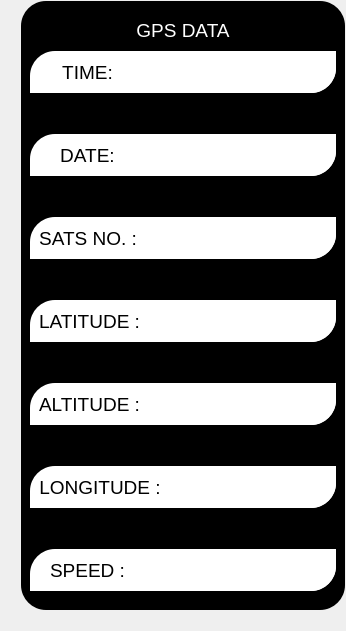
            <widget class="QWidget" name="GPS_page">
             <layout class="QHBoxLayout" name="horizontalLayout_84" stretch="4,1">
              <property name="spacing">
               <number>20</number>
              </property>
              <property name="leftMargin">
               <number>0</number>
              </property>
              <property name="topMargin">
               <number>0</number>
              </property>
              <property name="rightMargin">
               <number>0</number>
              </property>
              <property name="bottomMargin">
               <number>20</number>
              </property>
              <item>
               <widget class="QFrame" name="gpsmaps_2">
                <property name="styleSheet">
                 <string notr="true">background-color:black;
border-radius:15px;
</string>
                </property>
                <property name="frameShape">
                 <enum>QFrame::StyledPanel</enum>
                </property>
                <property name="frameShadow">
                 <enum>QFrame::Raised</enum>
                </property>
               </widget>
              </item>
              <item>
               <widget class="QFrame" name="frame_213">
                <property name="styleSheet">
                 <string notr="true">background:transparent;</string>
                </property>
                <property name="frameShape">
                 <enum>QFrame::StyledPanel</enum>
                </property>
                <property name="frameShadow">
                 <enum>QFrame::Raised</enum>
                </property>
                <layout class="QVBoxLayout" name="verticalLayout_105" stretch="1,10,1">
                 <property name="spacing">
                  <number>0</number>
                 </property>
                 <property name="leftMargin">
                  <number>0</number>
                 </property>
                 <property name="topMargin">
                  <number>0</number>
                 </property>
                 <property name="rightMargin">
                  <number>0</number>
                 </property>
                 <property name="bottomMargin">
                  <number>0</number>
                 </property>
                 <item>
                  <widget class="QFrame" name="frame_214">
                   <property name="frameShape">
                    <enum>QFrame::StyledPanel</enum>
                   </property>
                   <property name="frameShadow">
                    <enum>QFrame::Raised</enum>
                   </property>
                  </widget>
                 </item>
                 <item>
                  <widget class="QFrame" name="RKT_model_panel_4">
                   <property name="styleSheet">
                    <string notr="true">background:black;
border-top-left-radius:25px;
border-bottom-left-radius:25px;
border-bottom-right-radius:25px;
border-top-right-radius:25px;</string>
                   </property>
                   <property name="frameShape">
                    <enum>QFrame::StyledPanel</enum>
                   </property>
                   <property name="frameShadow">
                    <enum>QFrame::Raised</enum>
                   </property>
                   <layout class="QVBoxLayout" name="verticalLayout_116" stretch="0,1">
                    <property name="spacing">
                     <number>0</number>
                    </property>
                    <property name="leftMargin">
                     <number>0</number>
                    </property>
                    <property name="topMargin">
                     <number>18</number>
                    </property>
                    <property name="rightMargin">
                     <number>0</number>
                    </property>
                    <property name="bottomMargin">
                     <number>10</number>
                    </property>
                    <item>
                     <widget class="QLabel" name="label_31">
                      <property name="font">
                       <font>
                        <pointsize>14</pointsize>
                       </font>
                      </property>
                      <property name="styleSheet">
                       <string notr="true">background:transparent;
color:white;</string>
                      </property>
                      <property name="text">
                       <string>GPS DATA</string>
                      </property>
                      <property name="alignment">
                       <set>Qt::AlignCenter</set>
                      </property>
                     </widget>
                    </item>
                    <item>
                     <widget class="QFrame" name="frame_237">
                      <property name="frameShape">
                       <enum>QFrame::StyledPanel</enum>
                      </property>
                      <property name="frameShadow">
                       <enum>QFrame::Raised</enum>
                      </property>
                      <layout class="QVBoxLayout" name="verticalLayout_118">
                       <property name="spacing">
                        <number>41</number>
                       </property>
                       <property name="topMargin">
                        <number>9</number>
                       </property>
                       <item>
                        <widget class="QFrame" name="frame_238">
                         <property name="minimumSize">
                          <size>
                           <width>168</width>
                           <height>42</height>
                          </size>
                         </property>
                         <property name="styleSheet">
                          <string notr="true">background:white;
border-top-left-radius:25px;
border-bottom-left-radius:0px;
border-bottom-right-radius:25px;
border-top-right-radius:0px;</string>
                         </property>
                         <property name="frameShape">
                          <enum>QFrame::StyledPanel</enum>
                         </property>
                         <property name="frameShadow">
                          <enum>QFrame::Raised</enum>
                         </property>
                         <layout class="QHBoxLayout" name="horizontalLayout_32" stretch="1,2">
                          <property name="leftMargin">
                           <number>9</number>
                          </property>
                          <property name="topMargin">
                           <number>0</number>
                          </property>
                          <property name="rightMargin">
                           <number>0</number>
                          </property>
                          <property name="bottomMargin">
                           <number>0</number>
                          </property>
                          <item>
                           <widget class="QLabel" name="label_2">
                            <property name="font">
                             <font>
                              <pointsize>14</pointsize>
                             </font>
                            </property>
                            <property name="styleSheet">
                             <string notr="true">color:black;
background:transparent;</string>
                            </property>
                            <property name="text">
                             <string>TIME:</string>
                            </property>
                            <property name="alignment">
                             <set>Qt::AlignCenter</set>
                            </property>
                           </widget>
                          </item>
                          <item>
                           <widget class="QFrame" name="frame_67">
                            <property name="frameShape">
                             <enum>QFrame::StyledPanel</enum>
                            </property>
                            <property name="frameShadow">
                             <enum>QFrame::Raised</enum>
                            </property>
                           </widget>
                          </item>
                         </layout>
                        </widget>
                       </item>
                       <item>
                        <widget class="QFrame" name="frame_239">
                         <property name="minimumSize">
                          <size>
                           <width>168</width>
                           <height>42</height>
                          </size>
                         </property>
                         <property name="styleSheet">
                          <string notr="true">background:white;
border-top-left-radius:25px;
border-bottom-left-radius:0px;
border-bottom-right-radius:25px;
border-top-right-radius:0px;</string>
                         </property>
                         <property name="frameShape">
                          <enum>QFrame::StyledPanel</enum>
                         </property>
                         <property name="frameShadow">
                          <enum>QFrame::Raised</enum>
                         </property>
                         <layout class="QHBoxLayout" name="horizontalLayout_33" stretch="1,2">
                          <property name="topMargin">
                           <number>0</number>
                          </property>
                          <property name="rightMargin">
                           <number>0</number>
                          </property>
                          <property name="bottomMargin">
                           <number>0</number>
                          </property>
                          <item>
                           <widget class="QLabel" name="label_4">
                            <property name="font">
                             <font>
                              <pointsize>14</pointsize>
                             </font>
                            </property>
                            <property name="styleSheet">
                             <string notr="true">color:black;
background:transparent;</string>
                            </property>
                            <property name="text">
                             <string>DATE:</string>
                            </property>
                            <property name="alignment">
                             <set>Qt::AlignCenter</set>
                            </property>
                           </widget>
                          </item>
                          <item>
                           <widget class="QFrame" name="frame_75">
                            <property name="frameShape">
                             <enum>QFrame::StyledPanel</enum>
                            </property>
                            <property name="frameShadow">
                             <enum>QFrame::Raised</enum>
                            </property>
                           </widget>
                          </item>
                         </layout>
                        </widget>
                       </item>
                       <item>
                        <widget class="QFrame" name="frame_240">
                         <property name="minimumSize">
                          <size>
                           <width>168</width>
                           <height>42</height>
                          </size>
                         </property>
                         <property name="styleSheet">
                          <string notr="true">background:white;
border-top-left-radius:25px;
border-bottom-left-radius:0px;
border-bottom-right-radius:25px;
border-top-right-radius:0px;</string>
                         </property>
                         <property name="frameShape">
                          <enum>QFrame::StyledPanel</enum>
                         </property>
                         <property name="frameShadow">
                          <enum>QFrame::Raised</enum>
                         </property>
                         <layout class="QHBoxLayout" name="horizontalLayout_34" stretch="1,2">
                          <property name="topMargin">
                           <number>0</number>
                          </property>
                          <property name="rightMargin">
                           <number>0</number>
                          </property>
                          <property name="bottomMargin">
                           <number>0</number>
                          </property>
                          <item>
                           <widget class="QLabel" name="label_5">
                            <property name="font">
                             <font>
                              <pointsize>14</pointsize>
                             </font>
                            </property>
                            <property name="styleSheet">
                             <string notr="true">color:black;
background:transparent;</string>
                            </property>
                            <property name="text">
                             <string>SATS NO. :</string>
                            </property>
                            <property name="alignment">
                             <set>Qt::AlignCenter</set>
                            </property>
                           </widget>
                          </item>
                          <item>
                           <widget class="QFrame" name="frame_76">
                            <property name="frameShape">
                             <enum>QFrame::StyledPanel</enum>
                            </property>
                            <property name="frameShadow">
                             <enum>QFrame::Raised</enum>
                            </property>
                           </widget>
                          </item>
                         </layout>
                        </widget>
                       </item>
                       <item>
                        <widget class="QFrame" name="frame_69">
                         <property name="minimumSize">
                          <size>
                           <width>306</width>
                           <height>42</height>
                          </size>
                         </property>
                         <property name="styleSheet">
                          <string notr="true">background:white;
border-top-left-radius:25px;
border-bottom-left-radius:0px;
border-bottom-right-radius:25px;
border-top-right-radius:0px;</string>
                         </property>
                         <property name="frameShape">
                          <enum>QFrame::StyledPanel</enum>
                         </property>
                         <property name="frameShadow">
                          <enum>QFrame::Raised</enum>
                         </property>
                         <layout class="QHBoxLayout" name="horizontalLayout_36" stretch="1,2">
                          <property name="topMargin">
                           <number>0</number>
                          </property>
                          <property name="rightMargin">
                           <number>0</number>
                          </property>
                          <property name="bottomMargin">
                           <number>0</number>
                          </property>
                          <item>
                           <widget class="QLabel" name="label_6">
                            <property name="font">
                             <font>
                              <pointsize>14</pointsize>
                             </font>
                            </property>
                            <property name="styleSheet">
                             <string notr="true">color:black;
background:transparent;</string>
                            </property>
                            <property name="text">
                             <string>LATITUDE :</string>
                            </property>
                            <property name="alignment">
                             <set>Qt::AlignCenter</set>
                            </property>
                           </widget>
                          </item>
                          <item>
                           <widget class="QFrame" name="frame_77">
                            <property name="frameShape">
                             <enum>QFrame::StyledPanel</enum>
                            </property>
                            <property name="frameShadow">
                             <enum>QFrame::Raised</enum>
                            </property>
                           </widget>
                          </item>
                         </layout>
                        </widget>
                       </item>
                       <item>
                        <widget class="QFrame" name="frame_68">
                         <property name="minimumSize">
                          <size>
                           <width>306</width>
                           <height>42</height>
                          </size>
                         </property>
                         <property name="styleSheet">
                          <string notr="true">background:white;
border-top-left-radius:25px;
border-bottom-left-radius:0px;
border-bottom-right-radius:25px;
border-top-right-radius:0px;</string>
                         </property>
                         <property name="frameShape">
                          <enum>QFrame::StyledPanel</enum>
                         </property>
                         <property name="frameShadow">
                          <enum>QFrame::Raised</enum>
                         </property>
                         <layout class="QHBoxLayout" name="horizontalLayout_38" stretch="1,2">
                          <property name="topMargin">
                           <number>0</number>
                          </property>
                          <property name="rightMargin">
                           <number>0</number>
                          </property>
                          <property name="bottomMargin">
                           <number>0</number>
                          </property>
                          <item>
                           <widget class="QLabel" name="label_7">
                            <property name="font">
                             <font>
                              <pointsize>14</pointsize>
                             </font>
                            </property>
                            <property name="styleSheet">
                             <string notr="true">color:black;
background:transparent;</string>
                            </property>
                            <property name="text">
                             <string>ALTITUDE :</string>
                            </property>
                            <property name="alignment">
                             <set>Qt::AlignCenter</set>
                            </property>
                           </widget>
                          </item>
                          <item>
                           <widget class="QFrame" name="frame_78">
                            <property name="frameShape">
                             <enum>QFrame::StyledPanel</enum>
                            </property>
                            <property name="frameShadow">
                             <enum>QFrame::Raised</enum>
                            </property>
                           </widget>
                          </item>
                         </layout>
                        </widget>
                       </item>
                       <item>
                        <widget class="QFrame" name="frame_70">
                         <property name="minimumSize">
                          <size>
                           <width>306</width>
                           <height>42</height>
                          </size>
                         </property>
                         <property name="styleSheet">
                          <string notr="true">background:white;
border-top-left-radius:25px;
border-bottom-left-radius:0px;
border-bottom-right-radius:25px;
border-top-right-radius:0px;</string>
                         </property>
                         <property name="frameShape">
                          <enum>QFrame::StyledPanel</enum>
                         </property>
                         <property name="frameShadow">
                          <enum>QFrame::Raised</enum>
                         </property>
                         <layout class="QHBoxLayout" name="horizontalLayout_39" stretch="1,2">
                          <property name="topMargin">
                           <number>0</number>
                          </property>
                          <property name="rightMargin">
                           <number>0</number>
                          </property>
                          <property name="bottomMargin">
                           <number>0</number>
                          </property>
                          <item>
                           <widget class="QLabel" name="label_8">
                            <property name="font">
                             <font>
                              <pointsize>14</pointsize>
                             </font>
                            </property>
                            <property name="styleSheet">
                             <string notr="true">color:black;
background:transparent;</string>
                            </property>
                            <property name="text">
                             <string>LONGITUDE :</string>
                            </property>
                            <property name="alignment">
                             <set>Qt::AlignCenter</set>
                            </property>
                           </widget>
                          </item>
                          <item>
                           <widget class="QFrame" name="frame_80">
                            <property name="frameShape">
                             <enum>QFrame::StyledPanel</enum>
                            </property>
                            <property name="frameShadow">
                             <enum>QFrame::Raised</enum>
                            </property>
                           </widget>
                          </item>
                         </layout>
                        </widget>
                       </item>
                       <item>
                        <widget class="QFrame" name="frame_71">
                         <property name="minimumSize">
                          <size>
                           <width>306</width>
                           <height>42</height>
                          </size>
                         </property>
                         <property name="styleSheet">
                          <string notr="true">background:white;
border-top-left-radius:25px;
border-bottom-left-radius:0px;
border-bottom-right-radius:25px;
border-top-right-radius:0px;</string>
                         </property>
                         <property name="frameShape">
                          <enum>QFrame::StyledPanel</enum>
                         </property>
                         <property name="frameShadow">
                          <enum>QFrame::Raised</enum>
                         </property>
                         <layout class="QHBoxLayout" name="horizontalLayout_40" stretch="1,2">
                          <property name="topMargin">
                           <number>0</number>
                          </property>
                          <property name="rightMargin">
                           <number>0</number>
                          </property>
                          <property name="bottomMargin">
                           <number>0</number>
                          </property>
                          <item>
                           <widget class="QLabel" name="label_32">
                            <property name="font">
                             <font>
                              <pointsize>14</pointsize>
                             </font>
                            </property>
                            <property name="styleSheet">
                             <string notr="true">color:black;
background:transparent;</string>
                            </property>
                            <property name="text">
                             <string>SPEED :</string>
                            </property>
                            <property name="alignment">
                             <set>Qt::AlignCenter</set>
                            </property>
                           </widget>
                          </item>
                          <item>
                           <widget class="QFrame" name="frame_117">
                            <property name="frameShape">
                             <enum>QFrame::StyledPanel</enum>
                            </property>
                            <property name="frameShadow">
                             <enum>QFrame::Raised</enum>
                            </property>
                           </widget>
                          </item>
                         </layout>
                        </widget>
                       </item>
                      </layout>
                     </widget>
                    </item>
                   </layout>
                  </widget>
                 </item>
                 <item>
                  <widget class="QFrame" name="frame_224">
                   <property name="frameShape">
                    <enum>QFrame::StyledPanel</enum>
                   </property>
                   <property name="frameShadow">
                    <enum>QFrame::Raised</enum>
                   </property>
                  </widget>
                 </item>
                </layout>
               </widget>
              </item>
             </layout>
            </widget>
